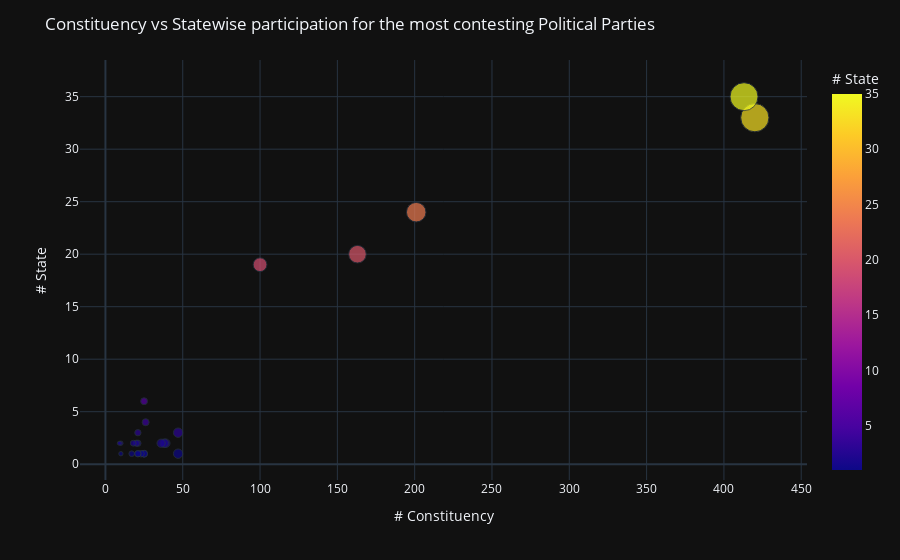

The cell this chart's notebook holds for it:
### Markdown cell above
# Which Parties have been present in most constituencies and States?

### Code cell
vote_prty=vote[vote['PARTY']!='NOTA']
prty_cnt=vote_prty.groupby('PARTY').apply(lambda x:x['CONSTITUENCY'].count()).reset_index(name='# Constituency')
prty_st=vote_prty.groupby('PARTY').apply(lambda x:x['STATE'].nunique()).reset_index(name='# State')
prty_cnt.sort_values(by='# Constituency',ascending=False,inplace=True)
prty_top_cn=prty_cnt[:25]
prty_top_all=pd.merge(prty_top_cn,prty_st,how='inner',left_on='PARTY',right_on='PARTY')
fig = px.scatter(prty_top_all, x='# Constituency', y='# State', color='# State',
                 size='# Constituency', hover_data=['PARTY'])
fig.update_layout(title_text='Constituency vs Statewise participation for the most contesting Political Parties',template='plotly_dark')
fig.show()

### Figure 1 — Plotly figure (JSON) as saved in the notebook; plotly's stock layout.template omitted (floating-point values rounded to 4 significant figures)
{"data": [{"customdata": [["BJP"], ["INC"], ["IND"], ["BSP"], ["CPI(M)"], ["VBA"], ["AITC"], ["SP"], ["NTK"], ["MNM"], ["SHS"], ["AAP"], ["YSRCP"], ["TDP"], ["DMK"], ["AIADMK"], ["BJD"], ["NCP"], ["RJD"], ["JnP"], ["JD(U)"], ["TRS"], ["SAD"], ["SBSP"], ["JD(S)"]], "hovertemplate": "# Constituency=%{marker.size}<br># State=%{marker.color}<br>PARTY=%{customdata[0]}<extra></extra>", "legendgroup": "", "marker": {"color": [33, 35, 24, 20, 19, 1, 3, 2, 2, 2, 4, 6, 1, 1, 1, 1, 1, 3, 2, 2, 2, 1, 1, 2, 2], "coloraxis": "coloraxis", "size": [420, 413, 201, 163, 100, 47, 47, 39, 38, 36, 26, 25, 25, 25, 23, 21, 21, 21, 21, 20, 18, 17, 10, 10, 9], "sizemode": "area", "sizeref": 1.05, "symbol": "circle"}, "mode": "markers", "name": "", "orientation": "v", "showlegend": false, "x": [420, 413, 201, 163, 100, 47, 47, 39, 38, 36, 26, 25, 25, 25, 23, 21, 21, 21, 21, 20, 18, 17, 10, 10, 9], "xaxis": "x", "y": [33, 35, 24, 20, 19, 1, 3, 2, 2, 2, 4, 6, 1, 1, 1, 1, 1, 3, 2, 2, 2, 1, 1, 2, 2], "yaxis": "y", "type": "scatter"}], "layout": {"xaxis": {"anchor": "y", "domain": [0, 1], "title": {"text": "# Constituency"}}, "yaxis": {"anchor": "x", "domain": [0, 1], "title": {"text": "# State"}}, "coloraxis": {"colorbar": {"title": {"text": "# State"}}, "colorscale": [[0, "#0d0887"], [0.1111, "#46039f"], [0.2222, "#7201a8"], [0.3333, "#9c179e"], [0.4444, "#bd3786"], [0.5556, "#d8576b"], [0.6667, "#ed7953"], [0.7778, "#fb9f3a"], [0.8889, "#fdca26"], [1, "#f0f921"]]}, "legend": {"tracegroupgap": 0, "itemsizing": "constant"}, "margin": {"t": 60}, "title": {"text": "Constituency vs Statewise participation for the most contesting Political Parties"}}}
